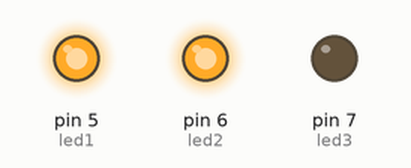
This sketch was run on a simulated Arduino Uno, built with avr-gcc and run on an emulated ATmega328P. On the bench: output pins drawn as LEDs (lit = HIGH).

Above: at 0.1 s.
At 20.1 s:
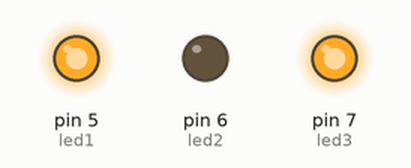
At 39.1 s:
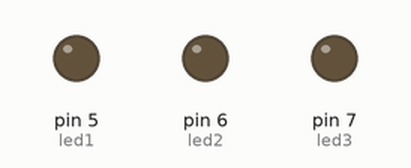
Timing chart, 0 to 40.0 s (numbered marks = the images above):
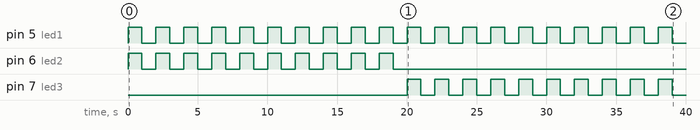

The sketch:

sketch_oct9a.ino
```cpp
int led1=5, led2=6, led3=7;
void setup() {
  // put your setup code here, to run once:
  pinMode(led1,OUTPUT);
  pinMode(led2,OUTPUT);
  pinMode(led3,OUTPUT);
}

void loop() {
  // put your main code here, to run repeatedly:
  for(int i=1;i<11;i++){
    digitalWrite(led1, HIGH);
    digitalWrite(led2, HIGH);
    delay(1000);
    digitalWrite(led1, LOW);
    digitalWrite(led2, LOW);
    delay(1000);
  }
  for(int i=1;i<11;i++){
    digitalWrite(led1, HIGH);
    digitalWrite(led3, HIGH);
    delay(1000);
    digitalWrite(led1, LOW);
    digitalWrite(led3, LOW);
    delay(1000);
  }
  for(int i=1;i<11;i++){
    digitalWrite(led1, HIGH);
    digitalWrite(led2, HIGH);
    digitalWrite(led3, HIGH);
    delay(1000);
    digitalWrite(led1, LOW);
    digitalWrite(led2, LOW);
    digitalWrite(led3, LOW);
    delay(1000);
  }
}
```

Measured:
- by itself, pin 5 (led1): alternates HIGH for 1.0 s and LOW for 1.0 s
- by itself, pin 6 (led2): alternates HIGH for 1.0 s and LOW for 1.0 s, 20 changes in all, then stays LOW
- by itself, pin 7 (led3): LOW → HIGH at 20.0 s, → LOW 1.0 s later, → HIGH 1.0 s later, → LOW 1.0 s later, … (20 changes in this stretch)
